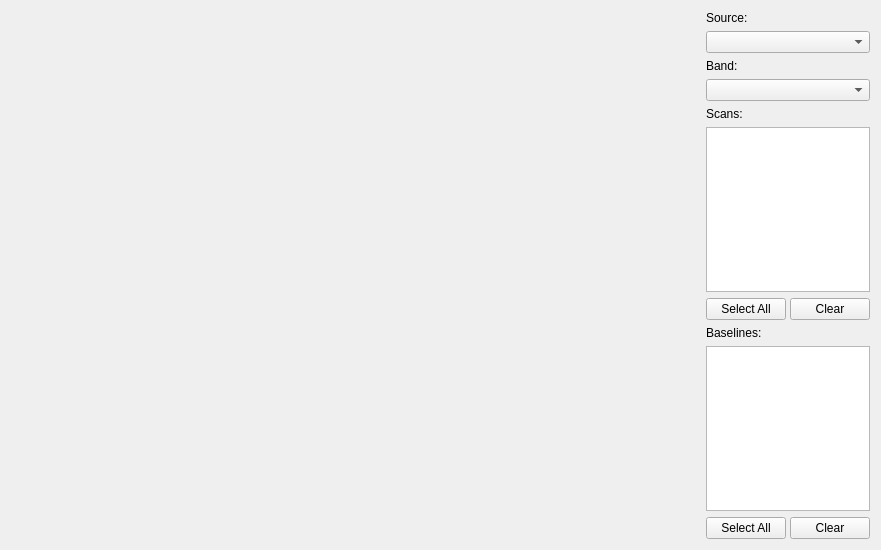
<?xml version="1.0" encoding="UTF-8"?>
<ui version="4.0">
 <class>VisSensitivityTab</class>
 <widget class="QWidget" name="VisSensitivityTab">
  <property name="geometry">
   <rect>
    <x>0</x>
    <y>0</y>
    <width>881</width>
    <height>550</height>
   </rect>
  </property>
  <layout class="QGridLayout" name="gridLayout_3" columnstretch="5,1">
   <item row="0" column="0">
    <widget class="QWidget" name="widget" native="true">
     </widget>
   </item>
   <item row="0" column="1">
    <layout class="QGridLayout" name="gridLayout_2">
     <item row="0" column="0">
      <widget class="QLabel" name="lblSource">
       <property name="text">
        <string>Source:</string>
       </property>
      </widget>
     </item>
     <item row="1" column="0">
      <layout class="QGridLayout" name="gridLayout">
       <item row="0" column="0" colspan="2">
        <widget class="QComboBox" name="cmbSource">
         </widget>
       </item>
       <item row="1" column="0" colspan="2">
        <widget class="QLabel" name="lblBand">
         <property name="text">
          <string>Band:</string>
         </property>
        </widget>
       </item>
       <item row="2" column="0" colspan="2">
        <widget class="QComboBox" name="cmbBand">
         <property name="toolTip">
          <string>One band, or all of them together</string>
         </property>
        </widget>
       </item>
       <item row="3" column="0" colspan="2">
        <widget class="QLabel" name="lblScans">
         <property name="text">
          <string>Scans:</string>
         </property>
        </widget>
       </item>
       <item row="4" column="0" colspan="2">
        <widget class="QListWidget" name="listScans" />
       </item>
       <item row="5" column="0" colspan="2">
        <layout class="QHBoxLayout" name="layoutScansButtons">
         <property name="spacing">
          <number>4</number>
         </property>
         <item>
          <widget class="QPushButton" name="listScansSelectAll">
           <property name="toolTip">
            <string>Tick every scan</string>
           </property>
           <property name="text">
            <string>Select All</string>
           </property>
           <property name="autoDefault">
            <bool>false</bool>
           </property>
          </widget>
         </item>
         <item>
          <widget class="QPushButton" name="listScansClear">
           <property name="toolTip">
            <string>Untick every scan</string>
           </property>
           <property name="text">
            <string>Clear</string>
           </property>
           <property name="autoDefault">
            <bool>false</bool>
           </property>
          </widget>
         </item>
        </layout>
       </item>
       <item row="6" column="0" colspan="2">
        <widget class="QLabel" name="lblBaselines">
         <property name="text">
          <string>Baselines:</string>
         </property>
        </widget>
       </item>
       <item row="7" column="0" colspan="2">
        <widget class="QListWidget" name="listBaselines" />
       </item>
       <item row="8" column="0" colspan="2">
        <layout class="QHBoxLayout" name="layoutBaselinesButtons">
         <property name="spacing">
          <number>4</number>
         </property>
         <item>
          <widget class="QPushButton" name="listBaselinesSelectAll">
           <property name="toolTip">
            <string>Tick every baseline</string>
           </property>
           <property name="text">
            <string>Select All</string>
           </property>
           <property name="autoDefault">
            <bool>false</bool>
           </property>
          </widget>
         </item>
         <item>
          <widget class="QPushButton" name="listBaselinesClear">
           <property name="toolTip">
            <string>Untick every baseline</string>
           </property>
           <property name="text">
            <string>Clear</string>
           </property>
           <property name="autoDefault">
            <bool>false</bool>
           </property>
          </widget>
         </item>
        </layout>
       </item>
      </layout>
     </item>
    </layout>
   </item>
  </layout>
 </widget>
 <resources>
  <include location="../gui/icons/icons.qrc" />
 </resources>
 <connections />
</ui>
